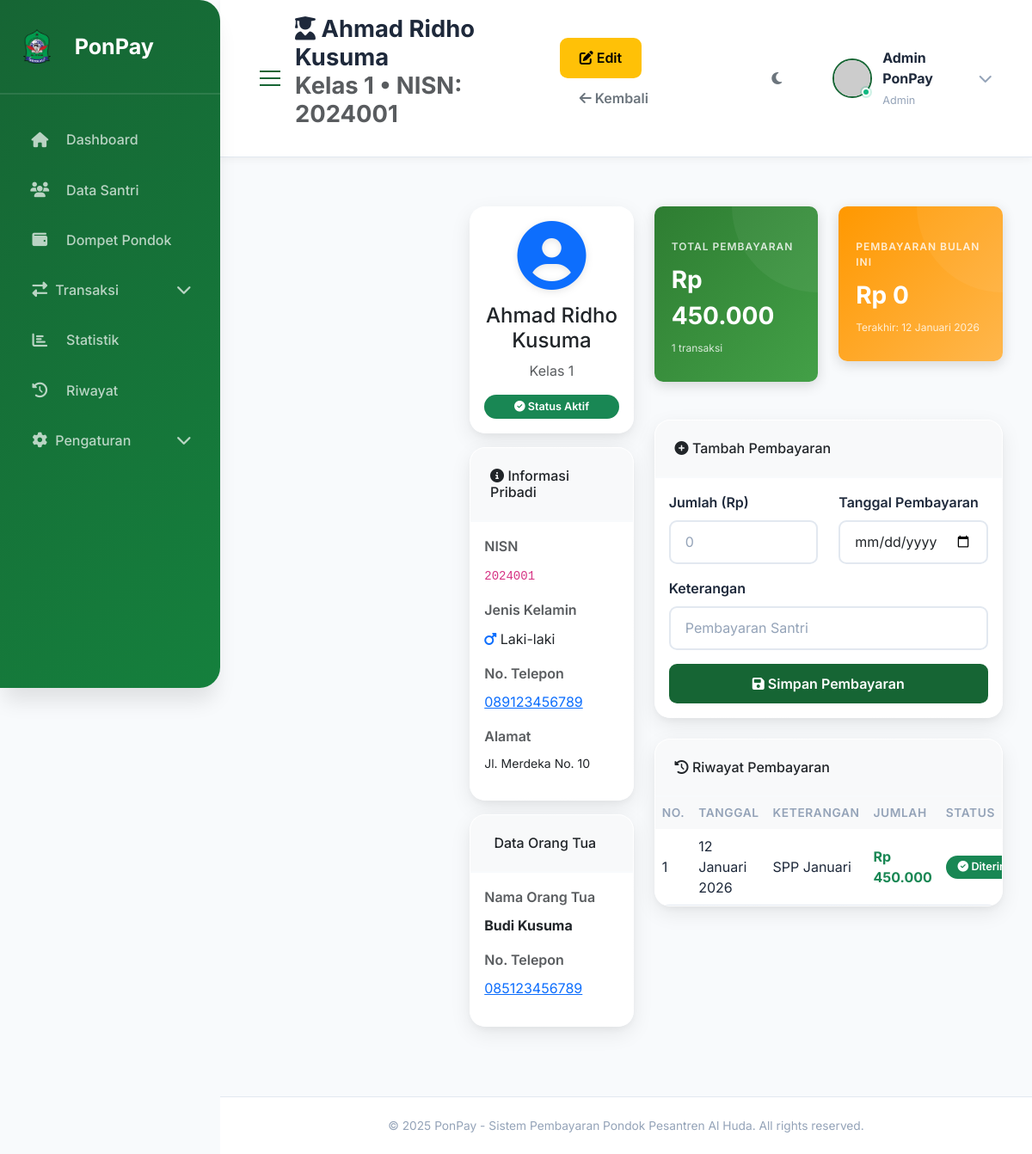
The app's page /students/1, older data.
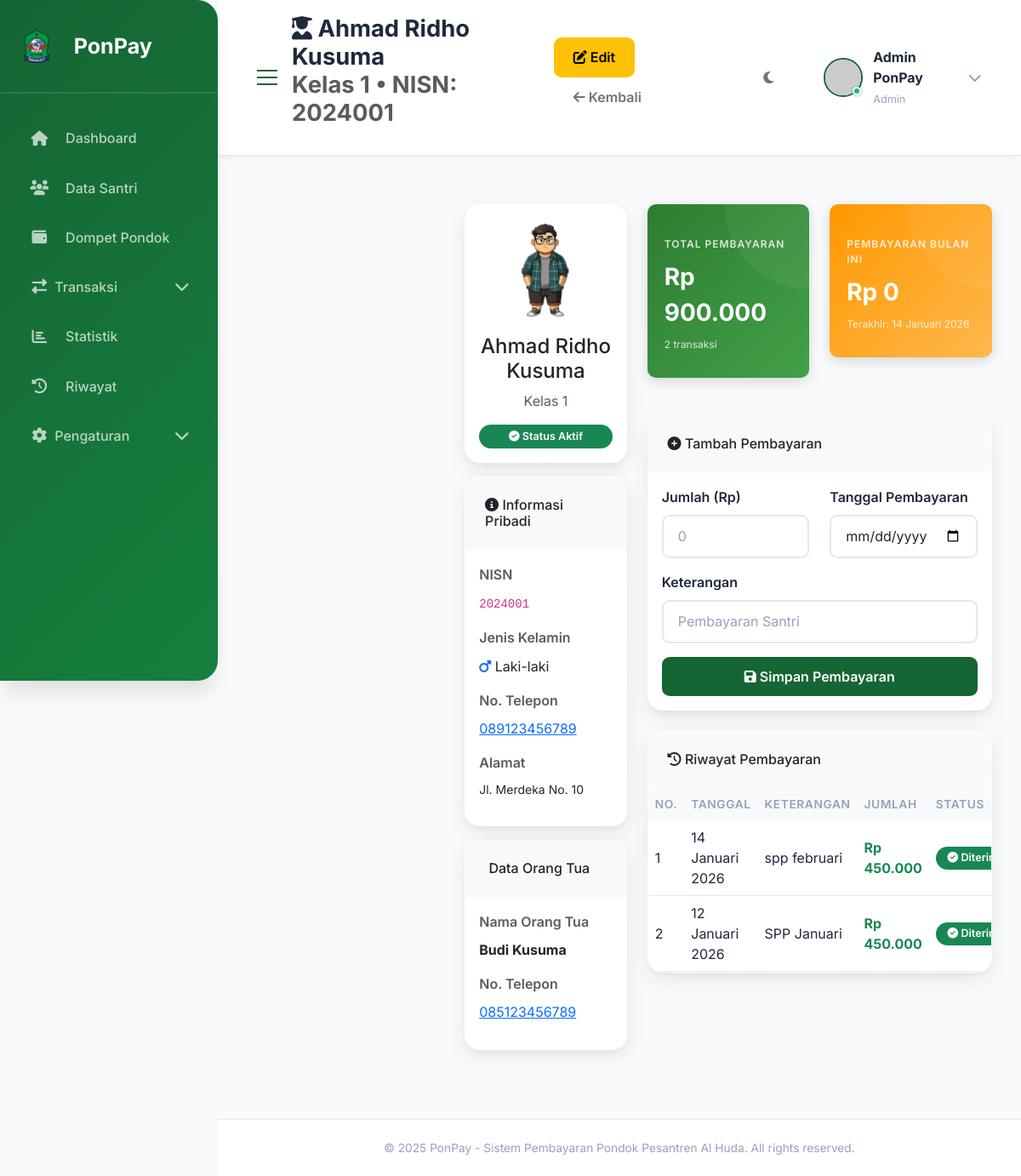
The same page, newer data.
### tables this page shows
CREATE TABLE transactions (
        id INTEGER PRIMARY KEY AUTOINCREMENT,
        user_id INTEGER NOT NULL,
        student_id INTEGER,
        type TEXT NOT NULL,
        category TEXT NOT NULL,
        amount INTEGER NOT NULL,
        description TEXT,
        date DATE NOT NULL,
        created_at TIMESTAMP DEFAULT CURRENT_TIMESTAMP, bill_id INTEGER REFERENCES bills(id),
        FOREIGN KEY (user_id) REFERENCES users(id),
        FOREIGN KEY (student_id) REFERENCES students(id)
    );

CREATE TABLE students (
        id INTEGER PRIMARY KEY AUTOINCREMENT,
        name TEXT NOT NULL,
        nisn TEXT UNIQUE,
        kelas TEXT,
        jenis_kelamin TEXT,
        phone TEXT,
        parent_name TEXT,
        parent_phone TEXT,
        alamat TEXT,
        status TEXT DEFAULT 'aktif',
        photo TEXT,
        created_at TIMESTAMP DEFAULT CURRENT_TIMESTAMP
    );

### routes.py (the view)
@students_bp.route('/<int:student_id>')
def detail(student_id):
    student = get_student(student_id)
    if not student:
        return redirect(url_for('students.index'))
    payments = get_student_payments(student_id)
    stats = get_student_payment_stats(student_id)
    return render_template('student_detail.html', student=student, payments=payments, stats=stats)

### app.py (called while the page is built)
@app.template_filter('rupiah')
def rupiah_format(value):
    try:
        value = int(value) if isinstance(value, (int, float)) else int(value)
        return f"Rp {value:,.0f}".replace(',', '.')
    except (ValueError, TypeError):
        return "Rp 0"

@app.template_filter('format_date')
def format_date(date_string):
    months = {
        'January': 'Januari', 'February': 'Februari', 'March': 'Maret',
        'April': 'April', 'May': 'Mei', 'June': 'Juni',
        'July': 'Juli', 'August': 'Agustus', 'September': 'September',
        'October': 'Oktober', 'November': 'November', 'December': 'Desember'
    }
    try:
        if isinstance(date_string, str):
            dt = datetime.strptime(date_string, '%Y-%m-%d')
        else:
            dt = date_string
        day = dt.day
        month_en = dt.strftime('%B')
        year = dt.year
        month_id = months.get(month_en, month_en)
        return f"{day} {month_id} {year}"
    except:
        return str(date_string)

### db.py (called while the page is built)
def get_db():
    if 'db' not in g:
        g.db = sqlite3.connect(current_app.config['DATABASE'])
        g.db.row_factory = sqlite3.Row  # Enable column access by name
    return g.db

### templates/student_detail.html (shortened to what the changed rows need)
{% extends "base.html" %}
{% block page_title %}
<div class="d-flex justify-content-between align-items-center">
    <div>
        <h1 class="page-title"><i class="fas fa-user-graduate"></i> {{ student.name }}</h1>
        <p class="text-muted">{{ student.kelas }} • NISN: {{ student.nisn }}</p>
    </div>
</div>
{% endblock %}
{% block content %}
<div class="main-content">
    <div class="row mb-4">
        <div class="col-md-4">
            <div class="card">
                <div class="card-body text-center">
                    <div class="profile-pic mb-3">
                        {% if student.photo %}
                        <img src="{{ url_for('static', filename=student.photo) }}" alt="Foto Santri"
                            class="img-fluid rounded-circle" style="width:120px; height:120px; object-fit:cover;">
                        {% else %}
                        {% if student.jenis_kelamin == 'Perempuan' %}
                        <i class="fas fa-user-circle text-secondary" style="font-size: 80px;"></i>
                        {% else %}
                        <i class="fas fa-user-circle text-primary" style="font-size: 80px;"></i>
                        {% endif %}
                        {% endif %}
                    </div>
                    <h4>{{ student.name }}</h4>
                    <p class="text-muted mb-3">{{ student.kelas }}</p>
                    <div class="d-grid gap-2">
                        {% if student.status == 'aktif' %}
                        <span class="badge bg-success" style="padding: 8px;">
                        </span>
                        {% else %}
                        <span class="badge bg-secondary" style="padding: 8px;">
                            <i class="fas fa-times-circle"></i> Status Non-Aktif
                        </span>
                        {% endif %}
                    </div>
                </div>
            </div>
            <div class="card mt-3">
                <div class="card-body">
                    <div class="mb-3">
                        <p class="mb-0"><code>{{ student.nisn }}</code></p>
                    </div>
                    <div class="mb-3">
                        <p class="mb-0">
                            <a href="tel:{{ student.phone }}">{{ student.phone }}</a>
                        </p>
                    </div>
                    <div class="mb-3">
                        <label class="form-label text-muted small">Alamat</label>
                        <p class="mb-0 small">{{ student.alamat }}</p>
                    </div>
                </div>
            </div>
            <div class="card mt-3">
                <div class="card-body">
                    <div class="mb-3">
                        <p class="mb-0"><strong>{{ student.parent_name }}</strong></p>
                    </div>
                    <div class="mb-3">
                        <p class="mb-0">
                            <a href="tel:{{ student.parent_phone }}">{{ student.parent_phone }}</a>
                        </p>
                    </div>
                </div>
            </div>
        </div>
        <div class="col-md-8">
            <div class="row mb-4">
                <div class="col-md-6">
                    <div class="balance-card" style="background: linear-gradient(135deg, #2E7D32 0%, #43A047 100%);">
                        <div class="balance-label">Total Pembayaran</div>
                        <div class="balance-value">{{ stats.total_payment|rupiah }}</div>
                        <div class="balance-count">{{ stats.payment_count }} transaksi</div>
                    </div>
                </div>
                <div class="col-md-6">
                    <div class="balance-card" style="background: linear-gradient(135deg, #FF9800 0%, #FFB74D 100%);">
                        <div class="balance-label">Pembayaran Bulan Ini</div>
                        <div class="balance-value">{{ stats.month_payment|rupiah }}</div>
                        {% if stats.last_payment %}
                        <div class="balance-count">Terakhir: {{ stats.last_payment.date|format_date }}</div>
                        {% else %}
                        <div class="balance-count">Belum ada pembayaran</div>
                        {% endif %}
                    </div>
                </div>
            </div>
            <div class="card">
                <div class="table-responsive">
                    <table class="table table-hover mb-0">
                        <thead class="table-light">
                            <tr>
                                <th>No.</th>
                                <th>Tanggal</th>
                                <th>Keterangan</th>
                                <th>Jumlah</th>
                                <th>Status</th>
                            </tr>
                        </thead>
                        <tbody>
                            {% if payments %}
                            {% for payment in payments %}
                            <tr>
                                <td>{{ loop.index }}</td>
                                <td>{{ payment.date|format_date }}</td>
                                <td>{{ payment.description }}</td>
                                <td>
                                    <strong class="text-success">{{ payment.amount|rupiah }}</strong>
                                </td>
                                <td>
                                    <span class="badge bg-success">
                                        <i class="fas fa-check-circle"></i> Diterima
                                    </span>
                                </td>
                            </tr>
                            {% endfor %}
                            {% else %}
                            <tr>
                                <td colspan="5" class="text-center py-4 text-muted">
                                    <i class="fas fa-inbox"></i> Belum ada pembayaran
                                </td>
                            </tr>
                            {% endif %}
                        </tbody>
                    </table>
                </div>
            </div>
        </div>
    </div>
</div>
{% endblock %}

Row changes from the older to the newer data that the page shows:
changed students "Ahmad Ridho Kusuma": photo: picture added
added transactions: last_payment "14 Januari 2026", date "14 Januari 2026", description "spp februari", amount|rupiah "Rp 450.000"
Text that changed along with them:
{{ stats.total_payment|rupiah }}: "Rp 450.000" → "Rp 900.000"
{{ stats.payment_count }}: "1" → "2"
{{ stats.last_payment.date|format_date }}: "12 Januari 2026" → "14 Januari 2026"
